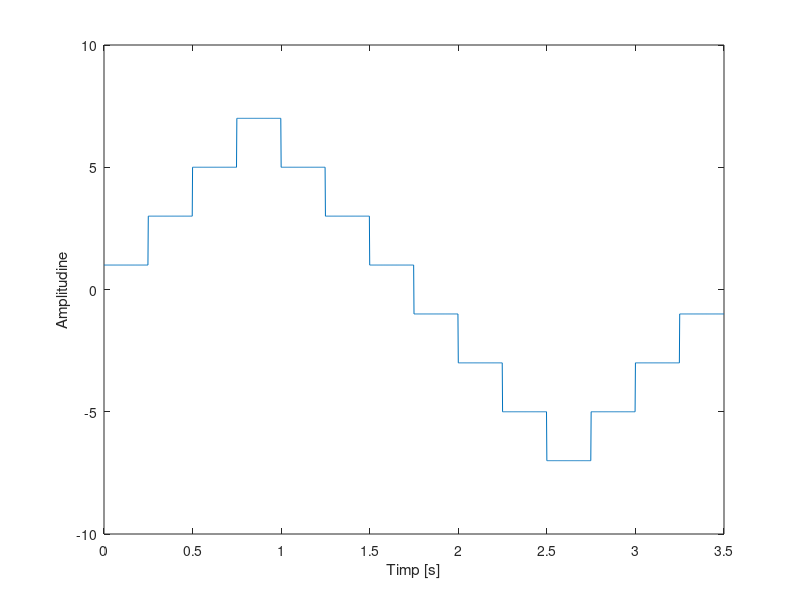
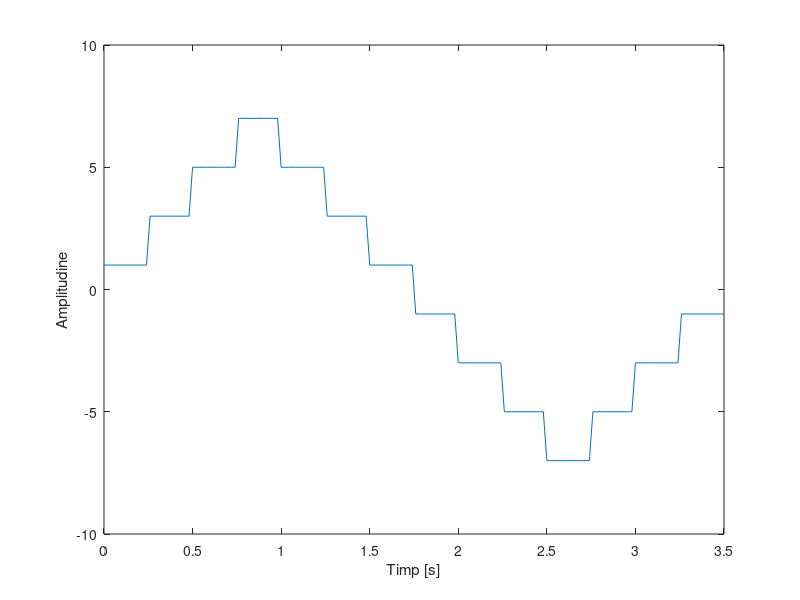
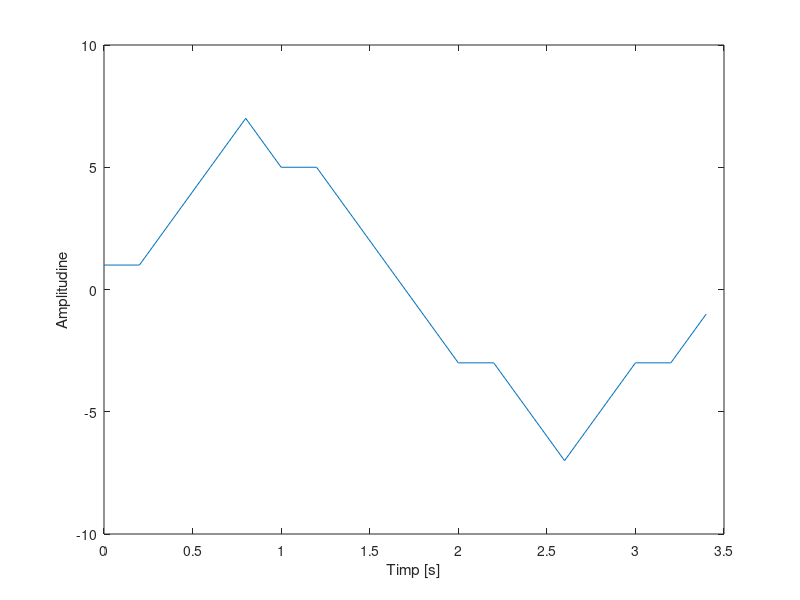

These figures' MATLAB source, in order:
%Punctul d)

f=4;
t=0:0.002:3.5
s=square(2*pi*f*t)
s(find(t>=0 & t<0.25))=1;
s(find(t>=0.25 & t<0.5))=3;
s(find(t>=0.5 & t<0.75))=5;
s(find(t>=0.75 & t<1))=7;
s(find(t>=1 & t<1.25))=5;
s(find(t>=1.25 & t<1.5))=3;
s(find(t>=1.5 & t<1.75))=1;
s(find(t>=1.75 & t<2))=-1;
s(find(t>=2 & t<2.25))=-3;
s(find(t>=2.25 & t<2.5))=-5;
s(find(t>=2.5 & t<2.75))=-7;
s(find(t>=2.75 & t<3))=-5;
s(find(t>=3 & t<3.25))=-3;
s(find(t>=3.25 & t<=3.5))=-1;
figure(1)
plot(t,s),grid
xlabel('Timp [s]'),ylabel('Amplitudine'),grid

f=4;
t=0:0.02:3.5
s=square(2*pi*f*t)
s(find(t>=0 & t<0.25))=1;
s(find(t>=0.25 & t<0.5))=3;
s(find(t>=0.5 & t<0.75))=5;
s(find(t>=0.75 & t<1))=7;
s(find(t>=1 & t<1.25))=5;
s(find(t>=1.25 & t<1.5))=3;
s(find(t>=1.5 & t<1.75))=1;
s(find(t>=1.75 & t<2))=-1;
s(find(t>=2 & t<2.25))=-3;
s(find(t>=2.25 & t<2.5))=-5;
s(find(t>=2.5 & t<2.75))=-7;
s(find(t>=2.75 & t<3))=-5;
s(find(t>=3 & t<3.25))=-3;
s(find(t>=3.25 & t<=3.5))=-1;
figure(2)
plot(t,s),grid
xlabel('Timp [s]'),ylabel('Amplitudine'),grid

f=4;
t=0:0.2:3.5
s=square(2*pi*f*t)
s(find(t>=0 & t<0.25))=1;
s(find(t>=0.25 & t<0.5))=3;
s(find(t>=0.5 & t<0.75))=5;
s(find(t>=0.75 & t<1))=7;
s(find(t>=1 & t<1.25))=5;
s(find(t>=1.25 & t<1.5))=3;
s(find(t>=1.5 & t<1.75))=1;
s(find(t>=1.75 & t<2))=-1;
s(find(t>=2 & t<2.25))=-3;
s(find(t>=2.25 & t<2.5))=-5;
s(find(t>=2.5 & t<2.75))=-7;
s(find(t>=2.75 & t<3))=-5;
s(find(t>=3 & t<3.25))=-3;
s(find(t>=3.25 & t<=3.5))=-1;
figure(3)
plot(t,s),grid
xlabel('Timp [s]'),ylabel('Amplitudine'),grid